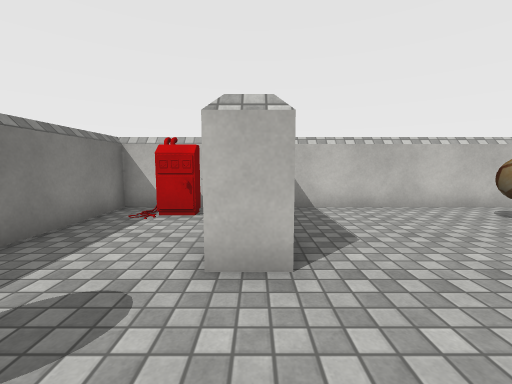
view 1 (above)

23 first-person views from a walk through a 3-D level made in the Unity game engine. The camera is 1.2 m above the floor, tilts 6° down and sees 90° across. Doors are open. The floor is counted in squares, 1 m on a side. Each view is taken from the middle of a square. On the plan, view 1 faces up. The plan holds only what a view shows up to about 12 squares ahead; the rest is blank. The player character is not drawn. Some surface patterns are stand-ins.

view 2
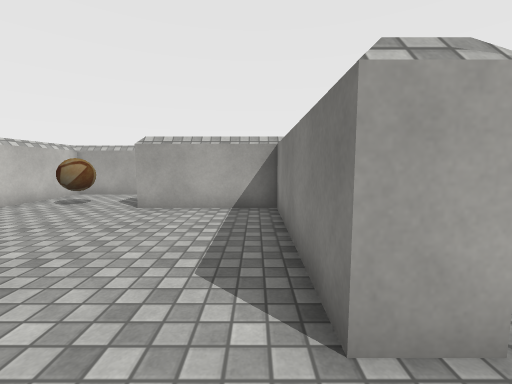

view 3
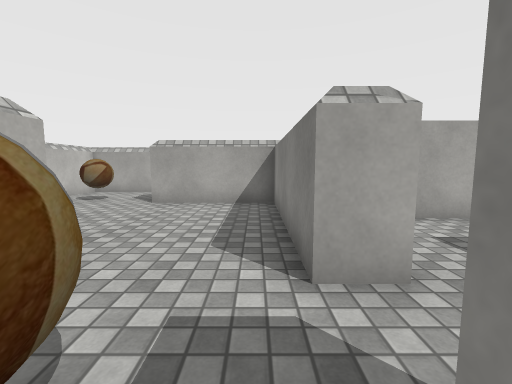

view 4
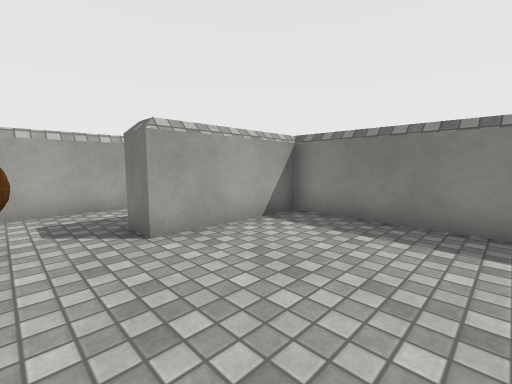

view 5
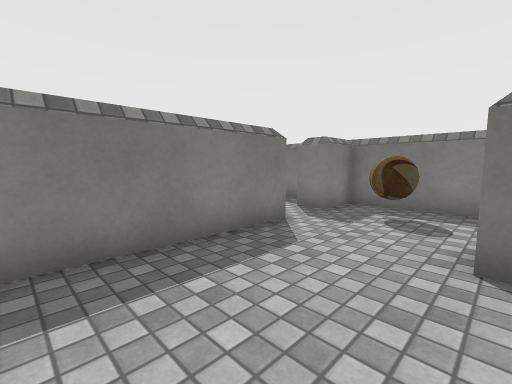

view 6
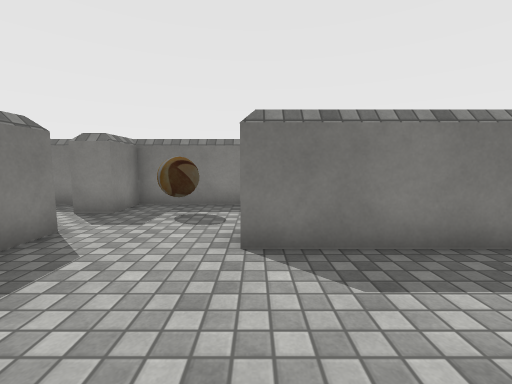

view 7
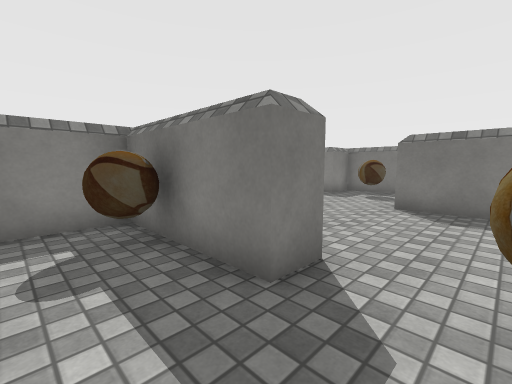

view 8
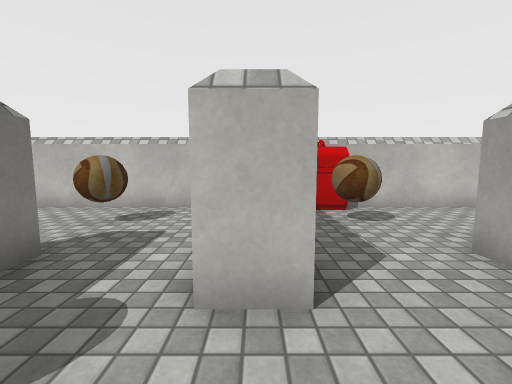

view 9
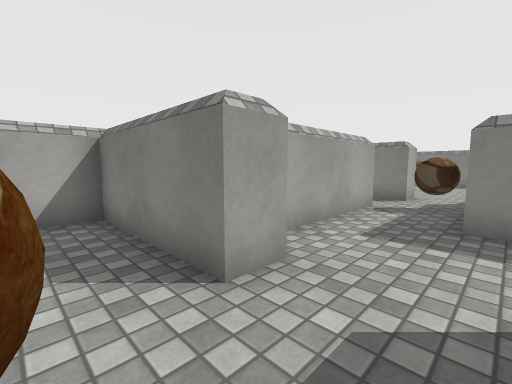

view 10
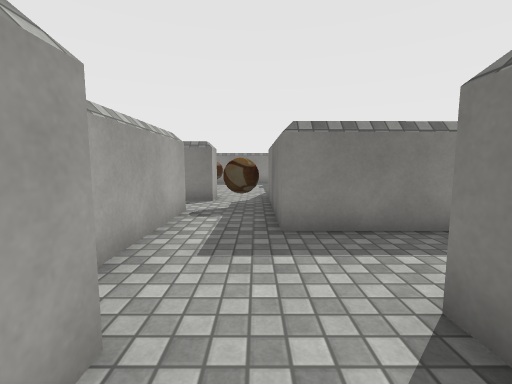

view 11
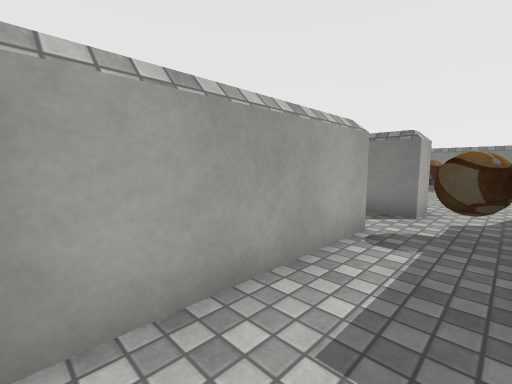

view 12
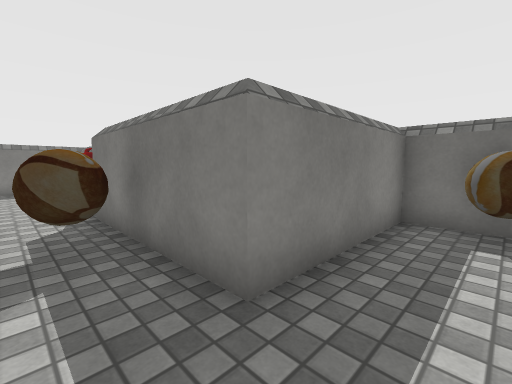

view 13
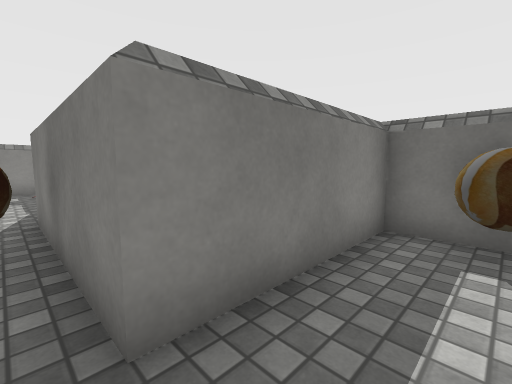

view 14
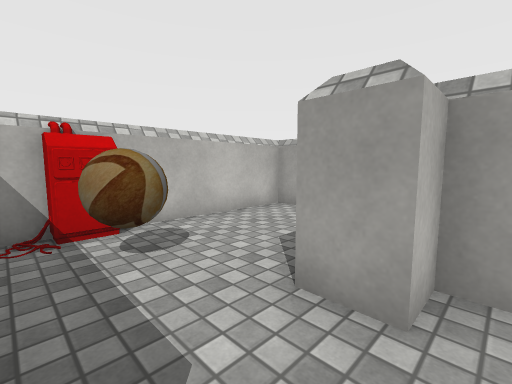

view 15
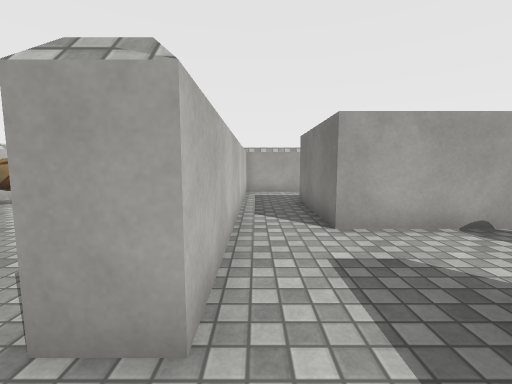

view 16
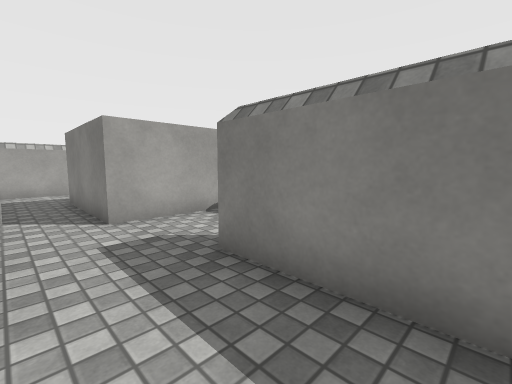

view 17
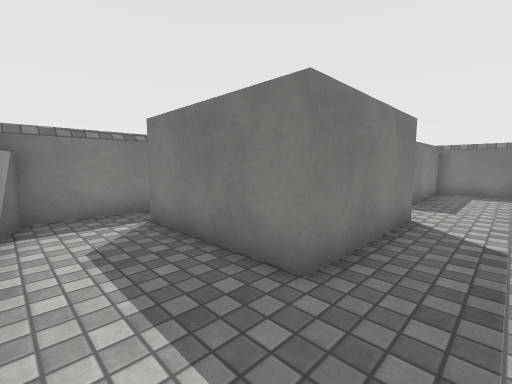

view 18
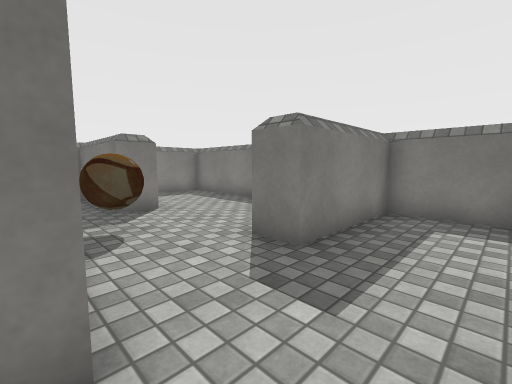

view 19
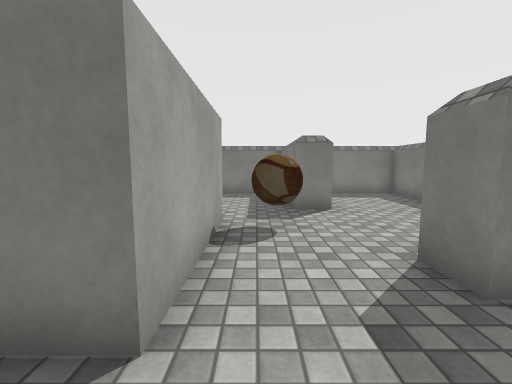

view 20
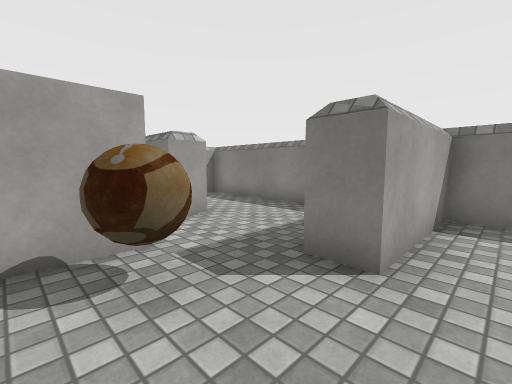

view 21
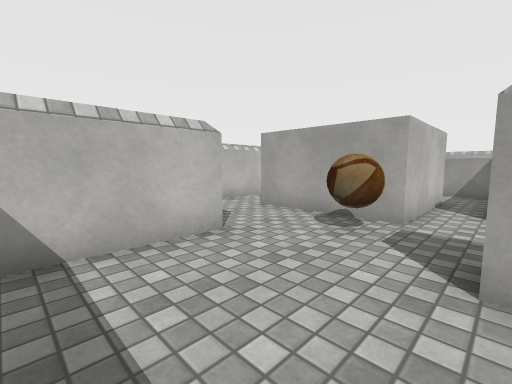

view 22
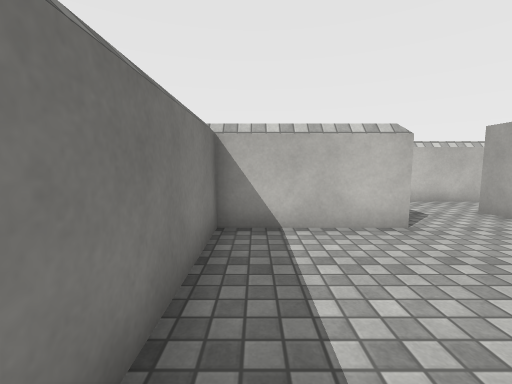

view 23
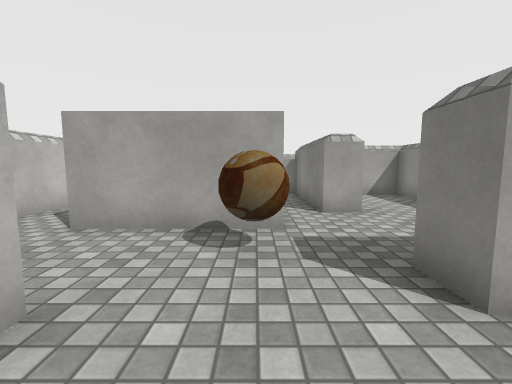

### Floor plan
Ten units are one square. View 1 is at (0, 0); x grows to the right and y downward. Boxes are objects, and circles mark ways between rooms. Rooms are numbered by the first view taken in them; rooms with no view inside come last. Other rooms are left out.
<svg viewBox="-42 -80 209 213">
<path fill="none" stroke="#000" d="M4 -68 4 -28 -6 -28M-5 6 51 6 51 -34 61 -34M-15 -72 -37 -72 -37 6 -23 6M85 -25 85 -72 10 -72M95 -26 95 -20 84 -20M129 27 129 -24 120 -24M61 -34 61 6 105 6 105 56M120 -34 162 -34 162 -72 99 -72M95 40 95 16 -5 16M87 88 92 70M74 89 91 89M27 35 67 35 67 75M100 128 134 128M-37 19 -37 42 -1 42M45 98 45 89 74 89M67 75 27 75 27 35M-1 42 -1 52 -37 52 -37 128 -1 128 -1 89 9 89 9 128 85 128 85 112"/>
<rect x="-35" y="-15" width="20" height="10" fill="#bbb"><title>other object</title></rect>
<rect x="-25" y="-65" width="10" height="10" fill="#bbb"><title>console</title></rect>
<rect x="45" y="-65" width="20" height="20" fill="#bbb"><title>other object</title></rect>
<rect x="65" y="-15" width="10" height="10" fill="#bbb"><title>other object</title></rect>
<rect x="105" y="25" width="20" height="20" fill="#bbb"><title>other object</title></rect>
<rect x="105" y="-65" width="10" height="20" fill="#bbb"><title>other object</title></rect>
<rect x="105" y="-75" width="10" height="10" fill="#bbb"><title>console</title></rect>
<rect x="95" y="105" width="10" height="10" fill="#bbb"><title>other object</title></rect>
<rect x="125" y="85" width="20" height="20" fill="#bbb"><title>other object</title></rect>
<rect x="5" y="65" width="20" height="10" fill="#bbb"><title>other object</title></rect>
<circle cx="90" cy="-30" r="3" fill="#2a7"/>
<circle cx="-10" cy="10" r="3" fill="#2a7"/>
<circle cx="120" cy="50" r="3" fill="#2a7"/>
<circle cx="15" cy="45" r="3" fill="#2a7"/>
<circle cx="70" cy="80" r="3" fill="#2a7"/>
<text x="20" y="-30">1</text>
<text x="100" y="0">2</text>
<text x="120" y="-50">3</text>
<text x="90" y="60">4</text>
<text x="20" y="90">5</text>
</svg>
Room 1 opens to room 2. Room 1 opens to room 4. Room 2 opens to room 4. Room 4 opens to room 5.

Where each view was taken, in squares from view 1:
view 1: 0 up, 0 right, facing up
view 2: 0 up, 2 left, facing right
view 3: 0 up, 3 left, facing right
view 4: 5 up, 1 right, facing down-right
view 5: 3 up, 4 right, facing down-left
view 6: 3 up, 4 right, facing left
view 7: 5 up, 8 right, facing down-left
view 8: 0 up, 9 right, facing up
view 9: 5 up, 10 right, facing down-right
view 10: 4 up, 11 right, facing down
view 11: 2 up, 11 right, facing down-right
view 12: 1 up, 12 right, facing down-left
view 13: 1 up, 11 right, facing down-left
view 14: 2 up, 10 right, facing up-right
view 15: 2 down, 2 left, facing right
view 16: 2 down, 3 left, facing down-right
view 17: 2 down, 9 right, facing down-left
view 18: 2 down, 3 right, facing down-left
view 19: 2 down, 2 right, facing down
view 20: 6 down, 1 left, facing down-right
view 21: 9 down, 3 left, facing up-right
view 22: 10 down, 3 left, facing up
view 23: 7 down, 2 left, facing right
